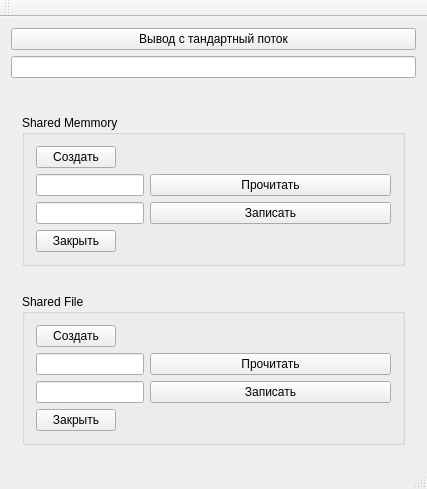
<?xml version="1.0" encoding="UTF-8"?>
<ui version="4.0">
 <class>MainWindow</class>
 <widget class="QMainWindow" name="MainWindow">
  <property name="geometry">
   <rect>
    <x>0</x>
    <y>0</y>
    <width>427</width>
    <height>473</height>
   </rect>
  </property>
  <property name="windowTitle">
   <string>ChildLab1</string>
  </property>
  <widget class="QWidget" name="centralWidget">
   <layout class="QVBoxLayout" name="verticalLayout">
    <item>
     <widget class="QPushButton" name="pushButton">
      <property name="text">
       <string>Вывод с тандартный поток</string>
      </property>
     </widget>
    </item>
    <item>
     <widget class="QLineEdit" name="lineEdit"/>
    </item>
    <item>
     <widget class="QLabel" name="labelWMCOPYDATA">
      <property name="text">
       <string/>
      </property>
     </widget>
    </item>
    <item>
     <widget class="QWidget" name="widget" native="true">
      <layout class="QVBoxLayout" name="verticalLayout_2">
       <item>
        <widget class="QGroupBox" name="groupBox_8">
         <property name="title">
          <string>Shared Memmory</string>
         </property>
         <layout class="QFormLayout" name="formLayout_2">
          <item row="0" column="0">
           <widget class="QPushButton" name="CreateSgaredMemmory">
            <property name="text">
             <string>Создать</string>
            </property>
           </widget>
          </item>
          <item row="1" column="0">
           <widget class="QLineEdit" name="lineEditContentsOfSharedMemmory"/>
          </item>
          <item row="2" column="0">
           <widget class="QLineEdit" name="AddToSharedMemmoryEdit"/>
          </item>
          <item row="2" column="1">
           <widget class="QPushButton" name="WriteSharedMemmory">
            <property name="text">
             <string>Записать</string>
            </property>
           </widget>
          </item>
          <item row="1" column="1">
           <widget class="QPushButton" name="ReadSharedMemmory">
            <property name="text">
             <string>Прочитать</string>
            </property>
           </widget>
          </item>
          <item row="3" column="0">
           <widget class="QPushButton" name="CloseSharedMemmory">
            <property name="text">
             <string>Закрыть</string>
            </property>
           </widget>
          </item>
         </layout>
        </widget>
       </item>
      </layout>
     </widget>
    </item>
    <item>
     <widget class="QWidget" name="widget_2" native="true">
      <layout class="QVBoxLayout" name="verticalLayout_3">
       <item>
        <widget class="QGroupBox" name="groupBox_9">
         <property name="title">
          <string>Shared File</string>
         </property>
         <layout class="QFormLayout" name="formLayout">
          <item row="0" column="0">
           <widget class="QPushButton" name="CreateSharedFile">
            <property name="text">
             <string>Создать</string>
            </property>
           </widget>
          </item>
          <item row="1" column="0">
           <widget class="QLineEdit" name="lineEdit_FromSharedFile"/>
          </item>
          <item row="1" column="1">
           <widget class="QPushButton" name="ReadSharedFile">
            <property name="text">
             <string>Прочитать</string>
            </property>
           </widget>
          </item>
          <item row="2" column="0">
           <widget class="QLineEdit" name="lineEdit_ToSharedFile"/>
          </item>
          <item row="2" column="1">
           <widget class="QPushButton" name="WriteSharedFile">
            <property name="text">
             <string>Записать</string>
            </property>
           </widget>
          </item>
          <item row="3" column="0">
           <widget class="QPushButton" name="CloseSharedFile">
            <property name="text">
             <string>Закрыть</string>
            </property>
           </widget>
          </item>
         </layout>
        </widget>
       </item>
      </layout>
     </widget>
    </item>
   </layout>
  </widget>
  <widget class="QMenuBar" name="menuBar">
   <property name="geometry">
    <rect>
     <x>0</x>
     <y>0</y>
     <width>427</width>
     <height>21</height>
    </rect>
   </property>
  </widget>
  <widget class="QToolBar" name="mainToolBar">
   <attribute name="toolBarArea">
    <enum>TopToolBarArea</enum>
   </attribute>
   <attribute name="toolBarBreak">
    <bool>false</bool>
   </attribute>
  </widget>
  <widget class="QStatusBar" name="statusBar"/>
 </widget>
 <layoutdefault spacing="6" margin="11"/>
 <resources/>
 <connections/>
</ui>
